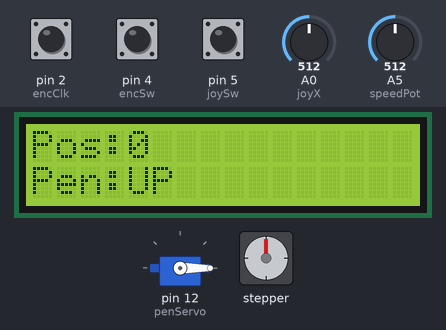
A sketch run on a simulated Arduino Uno, built with avr-gcc and run on an emulated ATmega328P. On the bench: servo, 16×2 character LCD, stepper motor. The inputs (shaded band) are chosen by the test bench; at power-on: pin 4 (encSw) HIGH, A0 (joyX) = 512, A5 (speedPot) = 512, pin 2 (encClk) HIGH, pin 5 (joySw) HIGH. Stepper angles assume 2048 steps per turn.

Above: at 1.2 s.
1.3 s: pin 4 (encSw) pulled LOW for 0.15 s
At 2.6 s:
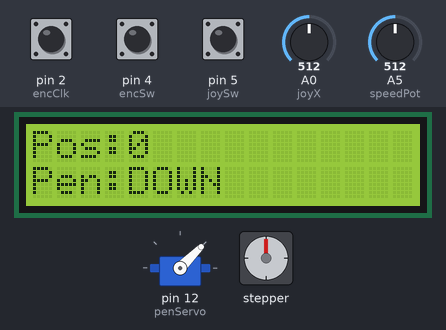
3.0 s: A0 (joyX) set to 685
4.5 s: A0 (joyX) set to 715
At 4.97 s:
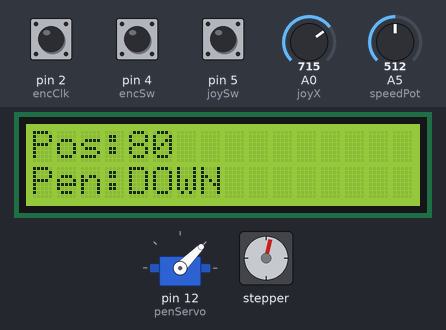
6.9 s: pin 4 (encSw) pulled LOW for 1 s
At 7.38 s:
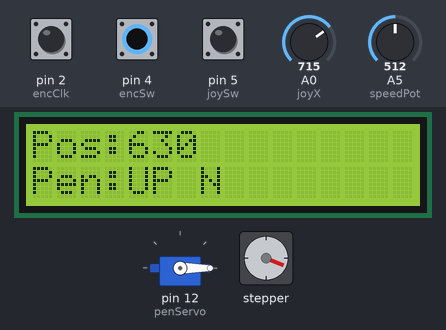
9.4 s: pin 4 (encSw) pulled LOW for 0.15 s
At 10.19 s:
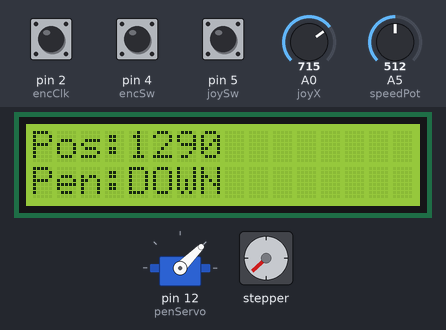
11.8 s: A5 (speedPot) set to 122
At 13.44 s:
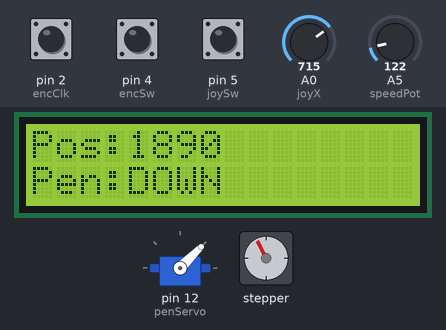
Timing chart, 0 to 22.2 s (numbered marks = the images above; inputs shaded):
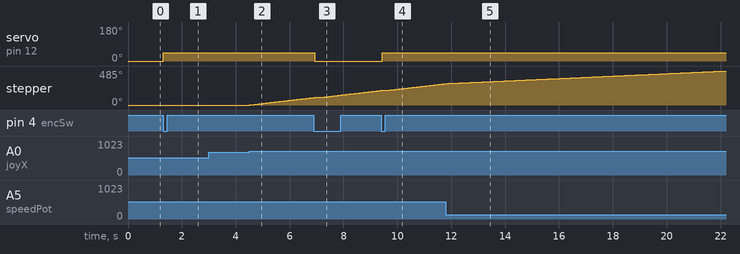

The sketch:

project-7-code.ino
```cpp
#include <Stepper.h>
#include <Servo.h>
#include <LiquidCrystal.h>

const int stepsPerRev = 2048;

Stepper myStepper(stepsPerRev, 8, 10, 9, 11);
Servo penServo;

LiquidCrystal lcd(6, 7, 13, A2, A3, A4);

const int encClk = 2, encDt = 3, encSw = 4;
const int joyX = A0, joyY = A1, joySw = 5;
const int speedPot = A5;
long position = 0;
int lastClk;
bool penDown = false;

void setup() {
  pinMode(encClk, INPUT);
  pinMode(encDt, INPUT);
  pinMode(encSw, INPUT_PULLUP);
  pinMode(joySw, INPUT_PULLUP);
  lastClk = digitalRead(encClk);
  penServo.attach(12);
  penServo.write(0);
  lcd.begin(16, 2);
  Serial.begin(9600);
}

void loop() {
int spd = map(analogRead(speedPot), 0, 1023, 2, 15);
myStepper.setSpeed(spd);

int currentClk = digitalRead(encClk);

if (currentClk != lastClk) {
if (digitalRead(encDt) != currentClk) { myStepper.step(5); position += 5; }
else { myStepper.step(-5); position-= 5; }
}
lastClk = currentClk;

int xVal = analogRead(joyX);
if (xVal > 700) { myStepper.step(10); position += 10; }
else if (xVal < 300) { myStepper.step(-10); position-= 10; }

static bool lastEncSw = HIGH;
bool encSwNow = digitalRead(encSw);
if (encSwNow == LOW && lastEncSw == HIGH) {
penDown = !penDown;
penServo.write(penDown ? 45 : 0);
delay(200);
}
lastEncSw = encSwNow;

if (digitalRead(joySw) == LOW) {
myStepper.step(-position);
position = 0;
delay(300);
}

lcd.setCursor(0, 0);
lcd.print("Pos:"); lcd.print(position); lcd.print(" ");
lcd.setCursor(0, 1);
lcd.print("Pen:"); lcd.print(penDown ? "DOWN" : "UP ");
}
```

Measured:
- the behaviour switches between 700 and 701 on A0 (joyX) (found by bisection; images 1 and 2)
- after the input at 1.3 s, servo on pin 12 (penServo): 0° → 45° at once; the display: changes after 0.20 s (image 1)
- after the input at 3.0 s, every drawn part: stays the same
- after the input at 4.5 s, stepper: keeps turning clockwise at about 45°/s, starting at once; the display: changes after 0.32 s (image 2)
- after the input at 6.9 s, servo on pin 12 (penServo): 45° → 0° at once
- after the input at 9.4 s, servo on pin 12 (penServo): 0° → 45° at once
